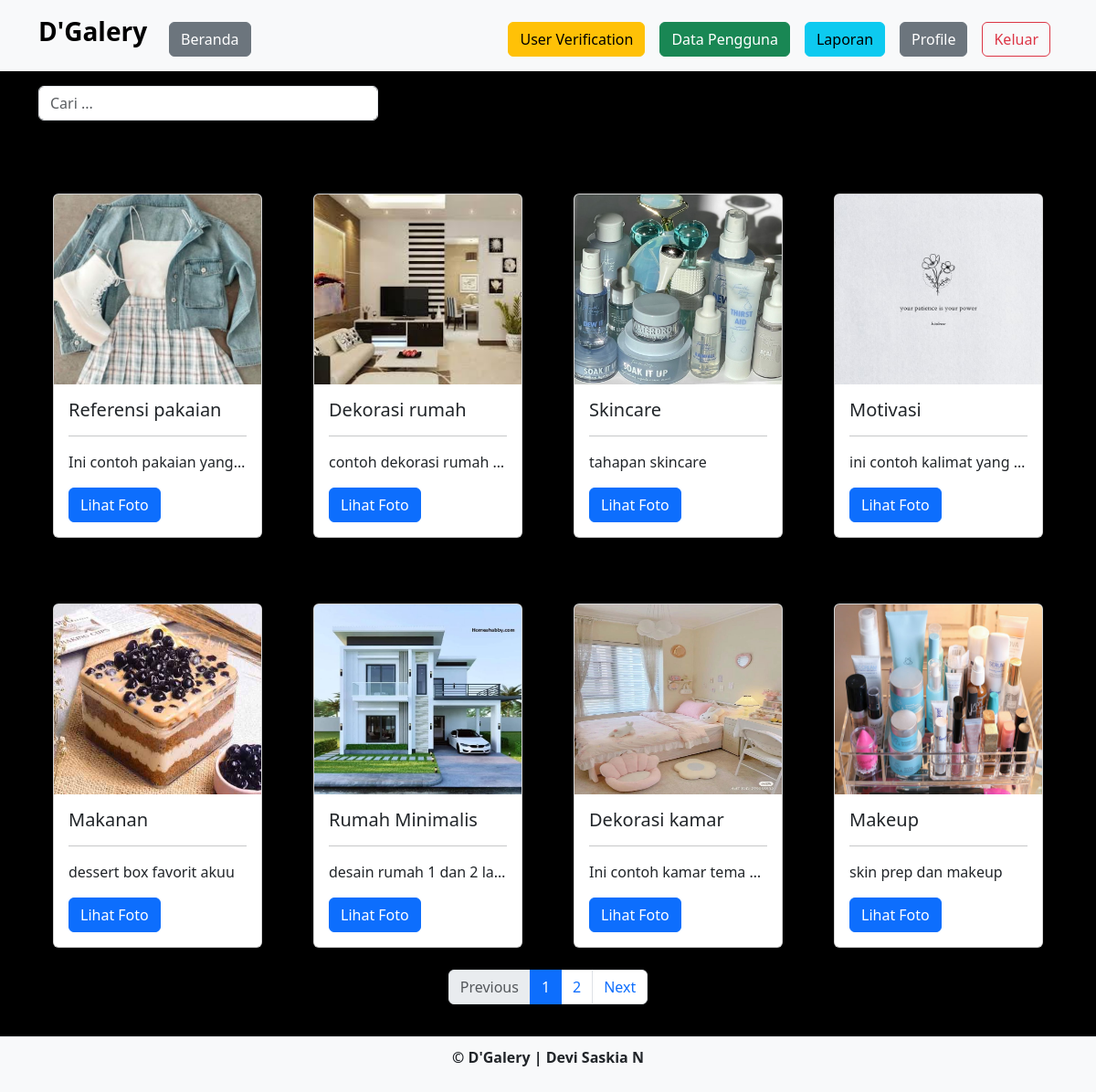
Page /admin/index.php (signed in) on the committed database.
### tables this page shows
CREATE TABLE `foto` (
  `foto_id` int(11) NOT NULL,
  `judul_foto` varchar(255) NOT NULL,
  `deskripsi_foto` text NOT NULL,
  `tanggal_unggah` date NOT NULL,
  `lokasi_file` varchar(255) NOT NULL,
  `album_id` int(11) NOT NULL,
  `user_id` int(11) NOT NULL
);

### admin/index.php (the view, shortened to what this page needs)
<?php
include '../c/koneksi.php';
$foto_per_page = 8;
$page = isset($_GET['page']) ? (int)$_GET['page'] : 1;
$start = ($page - 1) * $foto_per_page;
$total_foto_query = mysqli_query($koneksi, "SELECT COUNT(*) as total FROM foto");
$total_foto_result = mysqli_fetch_assoc($total_foto_query);
$total_foto = $total_foto_result['total'];
$total_pages = ceil($total_foto / $foto_per_page);
?>
<!DOCTYPE html>
<html lang="en">
<head>
    <link rel="stylesheet" href="../assets/css/bootstrap.min.css">
    <link href="https://cdn.jsdelivr.net/npm/bootstrap-icons/font/bootstrap-icons.css" rel="stylesheet">
    <link rel="stylesheet" href="https://cdnjs.cloudflare.com/ajax/libs/font-awesome/6.7.2/css/all.min.css" />
</head>
<body class="bg-black">
    <nav class="navbar navbar-expand-lg bg-light">
        <div class="container">
            <a class="navbar-brand" href="index.php">
                <h3><strong>D'Galery</strong></h3>
            </a>
            <div class="collapse navbar-collapse mt-2" id="navbarNavAltMarkup">
                <div class="navbar-nav me-auto">
                    <a href="index.php" class="btn btn-secondary m-2">Beranda</a>
                </div>
                <div class="navbar-nav ms-auto">
                    <a href="user_verification.php" class="btn btn-warning m-2">User Verification</a>
                    <a href="pengguna.php" class="btn btn-success m-2">Data Pengguna</a>
                    <a href="laporan.php" class="btn btn-info m-2">Laporan</a>
                    <a href="profile.php" class="btn btn-secondary m-2">Profile</a>
                    <a href="../c/aksi_logout.php" class="btn btn-outline-danger m-2">Keluar</a>
                </div>
            </div>
        </div>
    </nav>
    <div class="container mt-3 mb-5">
        <div class="col-4 mb-2">
            <div class="input-group mb-2">
                <input type="text" id="searchInput" class="form-control" placeholder="Cari ...">
            </div>
        </div>
        <div class="row">
            <?php
            $devi_query_foto = mysqli_query($koneksi, "SELECT * FROM foto
                                            JOIN users ON foto.user_id=users.user_id
                                            JOIN album ON foto.album_id=album.album_id LIMIT $start, $foto_per_page  ");
            while ($data = mysqli_fetch_array($devi_query_foto)) {
                ?>
                <div class="col-md-3 mt-5">
                    <a href="" type="button" data-bs-toggle="modal"
                        data-bs-target="#komentar<?php echo $data['foto_id'] ?>">
                        <div class="card mx-3">
                            <img style="height : 13rem;" src="../assets/img/<?php echo $data['lokasi_file'] ?>"
                                class="card-img-top" alt="" title="<?php echo $data['judul_foto'] ?>">
                    </a>
                    <div class="card-body">
                        <h5 class="card-title truncate"><?php echo $data['judul_foto'] ?></h5><hr>
                        <p class="card-text truncate"><?php echo $data['deskripsi_foto'] ?> </p>
                        <a href="foto_detail.php?foto_id=<?php echo $data['foto_id']; ?>" class="btn btn-primary">Lihat Foto</a>
                    </div>
                </div>
            </div>
            <?php } ?>
        <div class="d-flex justify-content-center mt-4">
            <ul class="pagination mb-5">
                <?php if ($page > 1): ?>
                    <li class="page-item ">
                        <a class="page-link" href="?page=<?php echo $page - 1; ?>">Previous</a>
                    </li>
                <?php else: ?>
                    <li class="page-item disabled">
                        <span class="page-link">Previous</span>
                    </li>
                <?php endif; ?>
                <?php for ($i = 1; $i <= $total_pages; $i++): ?>
                    <li class="page-item <?php echo ($i == $page) ? 'active' : ''; ?>">
                        <a class="page-link" href="?page=<?php echo $i; ?>"><?php echo $i; ?></a>
                    </li>
                <?php endfor; ?>
                <?php if ($page < $total_pages): ?>
                    <li class="page-item">
                        <a class="page-link" href="?page=<?php echo $page + 1; ?>">Next</a>
                    </li>
                <?php else: ?>
                    <li class="page-item disabled">
                        <span class="page-link">Next</span>
                    </li>
                <?php endif; ?>
            </ul>
        </div>
    <footer class="bg-light d-flex justify-content-center border-top mt-3 br-light fixed-bottom">
        <p><strong>&copy; D'Galery | Devi Saskia N</strong></p>
    </footer>
    <link rel="stylesheet" href="../assets/css/bootstrap.min.css">
</body>
</html>

### admin/index.php (style rules this page uses)
footer { background-color: #f8f9fa; text-align: center; padding: 10px 0; border-top: 1px solid #ddd; }
.truncate { white-space: nowrap; overflow: hidden; text-overflow: ellipsis; }

### rows in the picture
foto: lokasi_file (picture), judul_foto "Referensi pakaian", deskripsi_foto "Ini contoh pakaian yang…"
foto: lokasi_file (picture), judul_foto "Dekorasi rumah", deskripsi_foto "contoh dekorasi rumah…"
foto: lokasi_file (picture), judul_foto "Skincare", deskripsi_foto "tahapan skincare"
foto: lokasi_file (picture), judul_foto "Motivasi", deskripsi_foto "ini contoh kalimat yang…"
foto: lokasi_file (picture), judul_foto "Makanan", deskripsi_foto "dessert box favorit akuu"
foto: lokasi_file (picture), judul_foto "Rumah Minimalis", deskripsi_foto "desain rumah 1 dan 2 la…"
foto: lokasi_file (picture), judul_foto "Dekorasi kamar", deskripsi_foto "Ini contoh kamar tema…"
foto: lokasi_file (picture), judul_foto "Makeup", deskripsi_foto "skin prep dan makeup"
